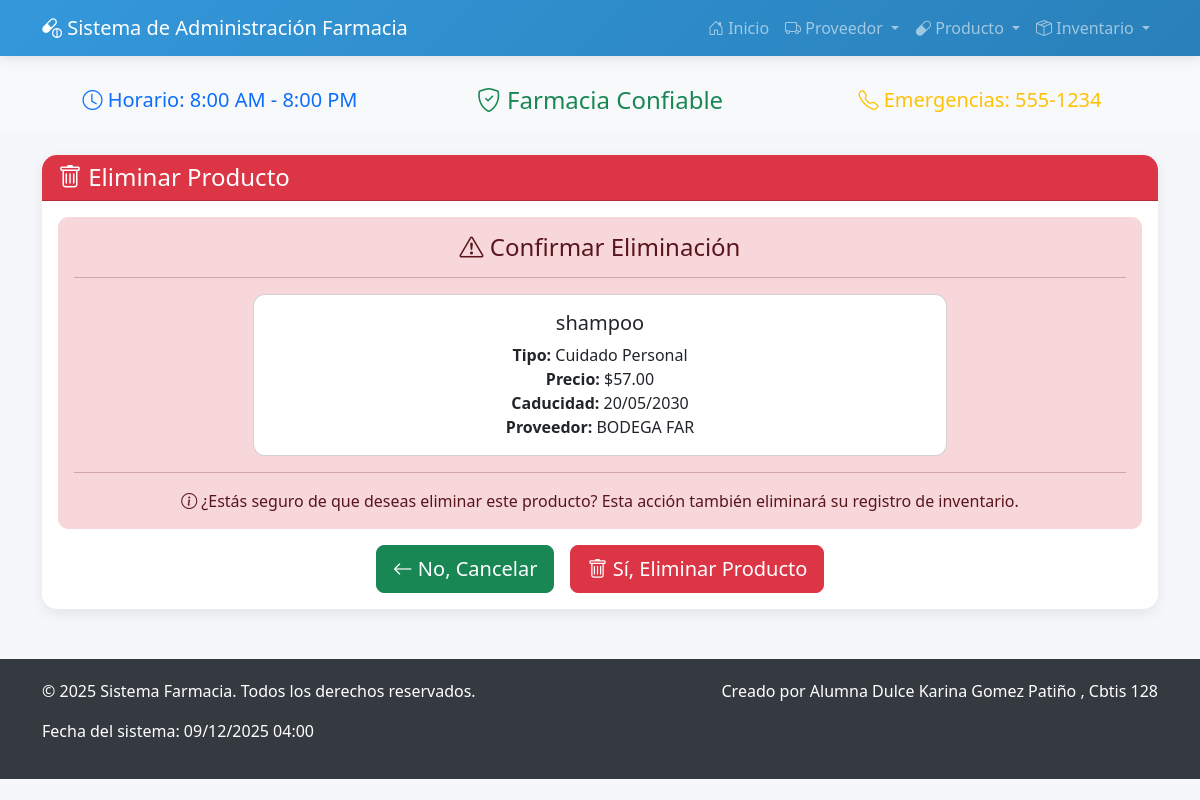
The app's page /producto/borrar/1/ with its own data.
### FARMACIAAAAA/app_Farmacia/models.py (models this page shows, shortened)
class Producto(models.Model):
    nombre = models.CharField(max_length=100)
    tipo_producto = models.CharField(max_length=50)
    fecha_caducidad = models.DateField()
    precio = models.DecimalField(max_digits=10, decimal_places=2)
    proveedor = models.ForeignKey(Proveedor, on_delete=models.CASCADE, related_name='productos')

class Proveedor(models.Model):
    nombre = models.CharField(max_length=100)
    direccion = models.TextField()
    telefono = models.CharField(max_length=15)
    email = models.EmailField()
    rfc = models.CharField(max_length=13)
    fecha_registro = models.DateField(auto_now_add=True)
    activo = models.BooleanField(default=True)

### FARMACIAAAAA/app_Farmacia/views.py (the view)
# urls.py: path('producto/borrar/<int:id>/', views.borrar_producto, name='borrar_producto'),
def borrar_producto(request, id):
    producto = get_object_or_404(Producto, id=id)
    if request.method == 'POST':
        producto.delete()
        return redirect('ver_productos')
    return render(request, 'producto/borrar_producto.html', {'producto': producto})

### FARMACIAAAAA/app_Farmacia/templates/producto/borrar_producto.html (shortened to what this page needs)
{% extends 'base.html' %}
{% block content %}
<div class="card card-custom">
    <div class="card-header bg-danger text-white">
        <h4 class="mb-0">
            <i class="bi bi-trash"></i> Eliminar Producto
        </h4>
    </div>
    <div class="card-body text-center">
        <div class="alert alert-danger" role="alert">
            <h4 class="alert-heading">
                <i class="bi bi-exclamation-triangle"></i> Confirmar Eliminación
            </h4>
            <hr>
            <div class="row justify-content-center">
                <div class="col-md-8">
                    <div class="card">
                        <div class="card-body">
                            <h5 class="card-title">{{ producto.nombre }}</h5>
                            <p class="card-text">
                                <strong>Tipo:</strong> {{ producto.tipo_producto }}<br>
                                <strong>Precio:</strong> ${{ producto.precio }}<br>
                                <strong>Caducidad:</strong> {{ producto.fecha_caducidad|date:"d/m/Y" }}<br>
                                <strong>Proveedor:</strong> {{ producto.proveedor.nombre }}
                            </p>
                        </div>
                    </div>
                </div>
            </div>
            <hr>
            <p class="mb-0">
                <i class="bi bi-info-circle"></i> ¿Estás seguro de que deseas eliminar este producto?
                Esta acción también eliminará su registro de inventario.
            </p>
        </div>
        <form method="POST">
            <div class="d-flex justify-content-center gap-3">
                <a href="{% url 'ver_productos' %}" class="btn btn-success btn-lg">
                    <i class="bi bi-arrow-left"></i> No, Cancelar
                </a>
                <button type="submit" class="btn btn-danger btn-lg">
                    <i class="bi bi-trash"></i> Sí, Eliminar Producto
                </button>
            </div>
        </form>
    </div>
</div>
{% endblock %}

### FARMACIAAAAA/app_Farmacia/templates/base.html (style rules this page uses)
.card { border-radius: 12px; overflow: hidden; }
.alert { border-radius: 10px; border: none; }
:root { --primary-color: #3498db; --secondary-color: #2ecc71; --accent-color: #e74c3c; --light-color: #f8f9fa; --dark-color: #343a40; }
body { background-color: #f5f7fa; font-family: 'Segoe UI', Tahoma, Geneva, Verdana, sans-serif; padding-top: 70px; }
.card-custom { border: none; border-radius: 15px; box-shadow: 0 5px 15px rgba(0,0,0,0.08); transition: transform 0.3s; }

### records on screen
Producto: nombre "shampoo", tipo_producto "Cuidado Personal", precio "57.00", fecha_caducidad "20/05/2030", proveedor.nombre "BODEGA FAR"
